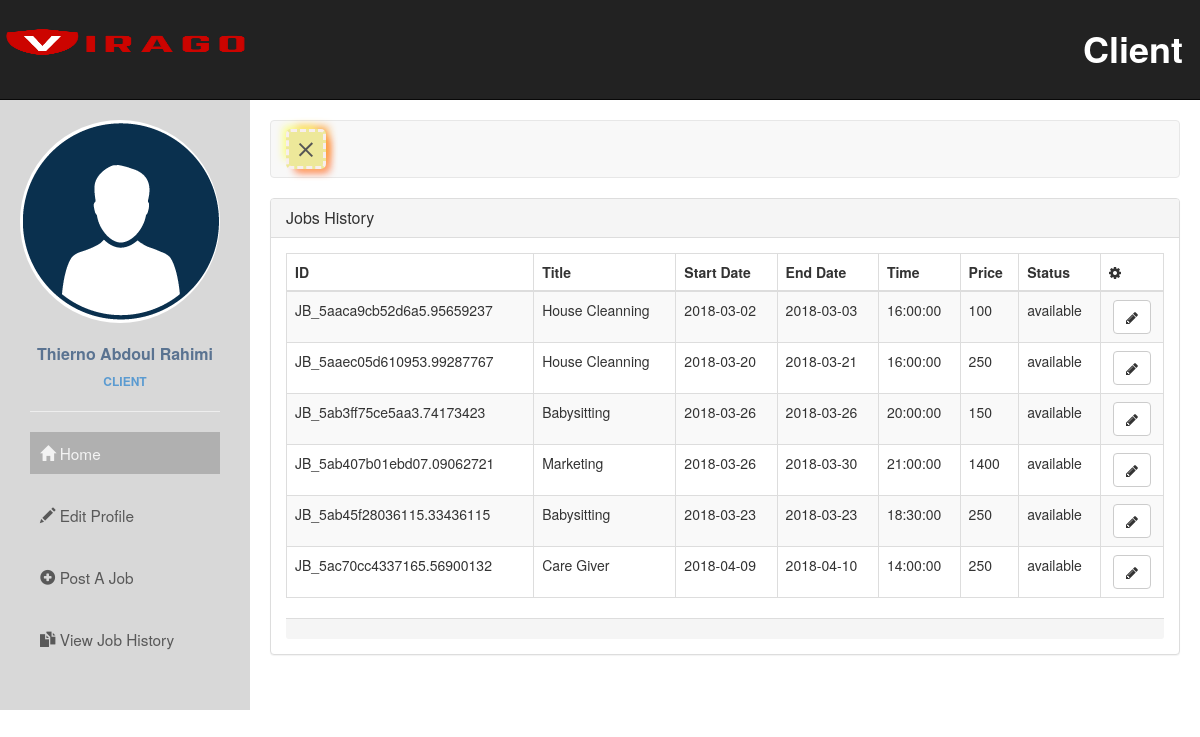
/clHistory.php (signed in), run on the app's committed database.
### tables this page shows
CREATE TABLE `client` (
  `ID` int(11) NOT NULL,
  `firstName` varchar(250) NOT NULL,
  `lastName` varchar(250) NOT NULL,
  `email` varchar(100) NOT NULL,
  `password` varchar(100) NOT NULL,
  `address` varchar(250) NOT NULL,
  `phone` varchar(25) NOT NULL,
  `CL_UniqueID` varchar(250) NOT NULL,
  `userType` int(11) NOT NULL DEFAULT '1'
);

CREATE TABLE `jobs` (
  `ID` int(11) NOT NULL,
  `jobTitel` varchar(50) NOT NULL,
  `address` varchar(50) NOT NULL,
  `category` varchar(50) NOT NULL,
  `price` double NOT NULL,
  `stDate` date NOT NULL,
  `edDate` date NOT NULL,
  `stTime` time NOT NULL,
  `status` varchar(15) NOT NULL DEFAULT 'available',
  `JB_UniqueID` varchar(200) NOT NULL,
  `CL_UniqueID` varchar(100) NOT NULL
);

### clHistory.php (the view, shortened to what this page needs)
<?php
  include("BackEnd_Script/DBconfig.php");
  $userID = $_SESSION['user_ID'];
?>
<!DOCTYPE html>
<html >
<head>
  <link  rel="stylesheet" href="css/bootstrap.min.css">
  <link rel="stylesheet" href="css/font-awesome.min.css">
  <link rel="stylesheet"  href="css/bootstrap-social.css">
  <link rel="stylesheet" href="https://cdnjs.cloudflare.com/ajax/libs/normalize/5.0.0/normalize.min.css">
  <link href="css/user_homepage.css" rel="stylesheet">
</head>
<body>
     <nav class="navbar navbar-inverse navbar-fixed-top">
        <div class="container">
          <div class="navbar-header">
            <a  href="trainer_homepage.php">
              <image src="rec/virago.png" alt="img_logo" id="img_logo_trainer">
            </a>
          </div>
          <div id="navbar" class="collapse navbar-collapse ">
            <ul class="nav navbar-nav navbar-right">
              <li class="dropdown">
            <a class="dropdown-toggle" data-toggle="dropdown" href="trainer_homepage.php">Client
            </a>
          </li>
        </ul>
          </div>
        </div>
    </nav>
    <div class="wrapper">
        <nav id="sidebar">
          <div class="sidebar-header ">
            <div class="img-sidebar-header">
              <?php
                $sql = "SELECT name FROM images WHERE userID='$userID'";
                $result = mysqli_query($con,$sql);
                $row = mysqli_fetch_array($result);
                $image = $row['name'];
                if (!empty($image)) {
                  $image_src = "symbol/profilePic/".$image;
                }
                else{
                  $image_src = "symbol/profilePic/default.png";
                }
              ?>
            <img src="<?php echo $image_src;?>" class="img-responsive img-circle" alt="User Profile image">
          </div>
          <?php
              $client = $_SESSION['user_ID'];
              $result = $con->query("SELECT firstName FROM client  where CL_UniqueID  = '$client'");
              $rs = $result->fetch_array();
          ?>
          <div class="userinfo-title">
            <div class="userinfo-title-name">
                <?php echo $rs['firstName']?>
            </div>
              <div class="userinfo-title-job">
                CLIENT
              </div>
            </div>
           </div>
           <ul class="list-unstyled components ">
             <hr  class="line-sidebar">
               <li class="menu-spacing active">
                  <a href="trainer_homepage.php">
                      <i class="glyphicon glyphicon-home"></i>
                      Home
                  </a>
               </li>
               <li class=" menu-spacing">
                <a href="trainer_edit_profile.php">
                  <i class="glyphicon glyphicon-pencil"></i>
                    Edit Profile
                </a>
              </li>
              <li class="menu-spacing">
               <a href="listAJob.php">
                 <i class=" glyphicon glyphicon-plus-sign"></i>
                   Post A Job
               </a>
             </li>
              <li class="menu-spacing">
                <a href="clHistory.php" >
                  <i class="glyphicon glyphicon-duplicate"></i>
                    View Job History
                </a>
              </li>
            </ul>
        </nav>
          <div id="content">
            <nav class="navbar navbar-default">
                <div class="container-fluid">
                    <div class="navbar-header">
                        <button type="button" id="sidebarCollapse" class="navbar-btn ">
                            <span></span>
                        </button>
                    </div>
                </div>
            </nav>
            <div class="panel panel-default panel-table">
              <div class="panel-heading">
                <div class="row">
                  <div class="col col-xs-6">
                    <h3 class="panel-title">Jobs History</h3>
                  </div>
                </div>
              </div>
              <div class="panel-body">
                <div class="table-responsive">
                  <table id="example" class="table table-striped table-bordered" cellspacing="0" width="100%">
                    <thead>
                      <tr>
                        <th>ID</th>
                        <th>Title</th>
                        <th>Start Date</th>
                        <th>End Date</th>
                        <th>Time</th>
                        <th>Price</th>
                        <th>Status</th>
                        <th><em class="fa fa-cog"></em></th>
                      </tr>
                    </thead>
                    <tbody>
                      <?php
                          $client = $_SESSION['user_ID'];
                          $result = $con->query("SELECT * FROM jobs WHERE CL_UniqueID = '$client'  ORDER BY id");
                         foreach ($result as $key => $rs) {
                      ?>
                    <tr>
                      <td class="id"><?php echo $rs["JB_UniqueID"];?></td>
                      <td><?php echo $rs["jobTitel"];?></td>
                      <td><?php echo $rs["stDate"];?></td>
                      <td><?php echo $rs["edDate"];?></td>
                      <td><?php echo $rs["stTime"];?></td>
                      <td><?php echo $rs["price"];?></td>
                      <td><?php echo $rs["status"];?></td>
                      <td>
                        <div class="text-center">
                          <button type="submit" name="submit" class="btn btn-default btnEditPer"><em class="fa fa-pencil"></em></button>
                      </div>
                      </td>
                    </tr>
                    <?php
                      }
                    ?>
                    </tbody>
                  </table>
                  <div class="panel-footer">
                  </div>
                </div>
              </div>
            </div>
          </div>
        </div>
  </body>
</html>

### css/user_homepage.css (style rules this page uses)
html, body { padding:0; margin:0; }
#navbar { margin-top:2%; position: relative; z-index: 99; }
.navbar-fixed-top { height:100px; }
#navbar a { font-size:3vmax; color: white; font-weight: 600; margin-left: 10%; }
#img_logo_trainer { position: absolute; left:-5px; width:270px; height:90px; }
a, a:hover, a:focus { color: inherit; text-decoration: none; transition: all 0.3s; }
.wrapper { display: flex; align-items: stretch; perspective: 100%; margin-top: 100px; margin-bottom: 50px; }
#sidebar { min-width: 250px; max-width: 250px; height:100%; background: #d8d8d8; color: #595959; transition: all 0.6s cubic-bezier(0.945, 0.020, 0.270, 0.665); transform-origin: bottom left; }
#sidebar .sidebar-header { padding: 20px; }
.sidebar-header { -webkit-animation-duration: 1.2s; animation-duration: 1.2s; -webkit-animation-name: bounceInDown; animation-name: bounceInDown; }
.img-circle { opacity: 1; transition: .5s ease; backface-visibility: hidden; }
.userinfo-title { text-align: center; margin-top: 20px; }
.userinfo-title-name { color: #5a7391; font-size: 16px; font-weight: 600; margin-bottom: 7px; }
.userinfo-title-job { text-transform: uppercase; color: #5b9bd1; font-size: 12px; font-weight: 600; }
#sidebar ul.components { padding: 20px 30px; }
ul.components li { -webkit-animation-duration: 1.5s; animation-duration: 1.5s; -webkit-animation-name: bounceInDown; animation-name: bounceInDown; }
ul .menu-spacing { margin-bottom: 20px; }
.line-sidebar { margin-top: -10%; width:100%; }
#sidebar ul li a { padding: 10px; font-size: 1.1em; display: block; text-decoration: none; }
#sidebar ul li.active > a, a[aria-expanded="true"] { color: #fff; background: #a0a0a0; opacity: 0.7; }
#content { padding: 20px; min-height: 100vh; width:100%; transition: all 0.3s; }
#sidebarCollapse { width: 40px; height: 40px; position:relative; background-color: #EDE89A; box-shadow: -6px -6px 8px -4px #fafe76, 6px -6px 8px -4px #fe9f32, 6px 6px 8px -4px #ffbf66, 6px 6px 8px -4px #ff3f3f; border:3px dashed #F7EEEE; border-radius:5px; }
#sidebarCollapse span { width: 80%; height: 2px; margin: 0 auto; display: block; background: #555; transition: all 0.8s cubic-bezier(0.810, -0.330, 0.345, 1.375); transition-delay: 0.2s; }
#sidebarCollapse span:last-of-type { transform: rotate(-45deg) translate(1px, -1px); }

### data on the page
client: firstName "Thierno Abdoul Rahimi"
jobs: JB_UniqueID "JB_5aaca9cb52d6a5.95659237", jobTitel "House Cleanning", stDate "2018-03-02", edDate "2018-03-03", stTime "16:00:00", price "100", status "available"
jobs: JB_UniqueID "JB_5aaec05d610953.99287767", jobTitel "House Cleanning", stDate "2018-03-20", edDate "2018-03-21", stTime "16:00:00", price "250", status "available"
jobs: JB_UniqueID "JB_5ab3ff75ce5aa3.74173423", jobTitel "Babysitting", stDate "2018-03-26", edDate "2018-03-26", stTime "20:00:00", price "150", status "available"
jobs: JB_UniqueID "JB_5ab407b01ebd07.09062721", jobTitel "Marketing", stDate "2018-03-26", edDate "2018-03-30", stTime "21:00:00", price "1400", status "available"
jobs: JB_UniqueID "JB_5ab45f28036115.33436115", jobTitel "Babysitting", stDate "2018-03-23", edDate "2018-03-23", stTime "18:30:00", price "250", status "available"
jobs: JB_UniqueID "JB_5ac70cc4337165.56900132", jobTitel "Care Giver", stDate "2018-04-09", edDate "2018-04-10", stTime "14:00:00", price "250", status "available"
